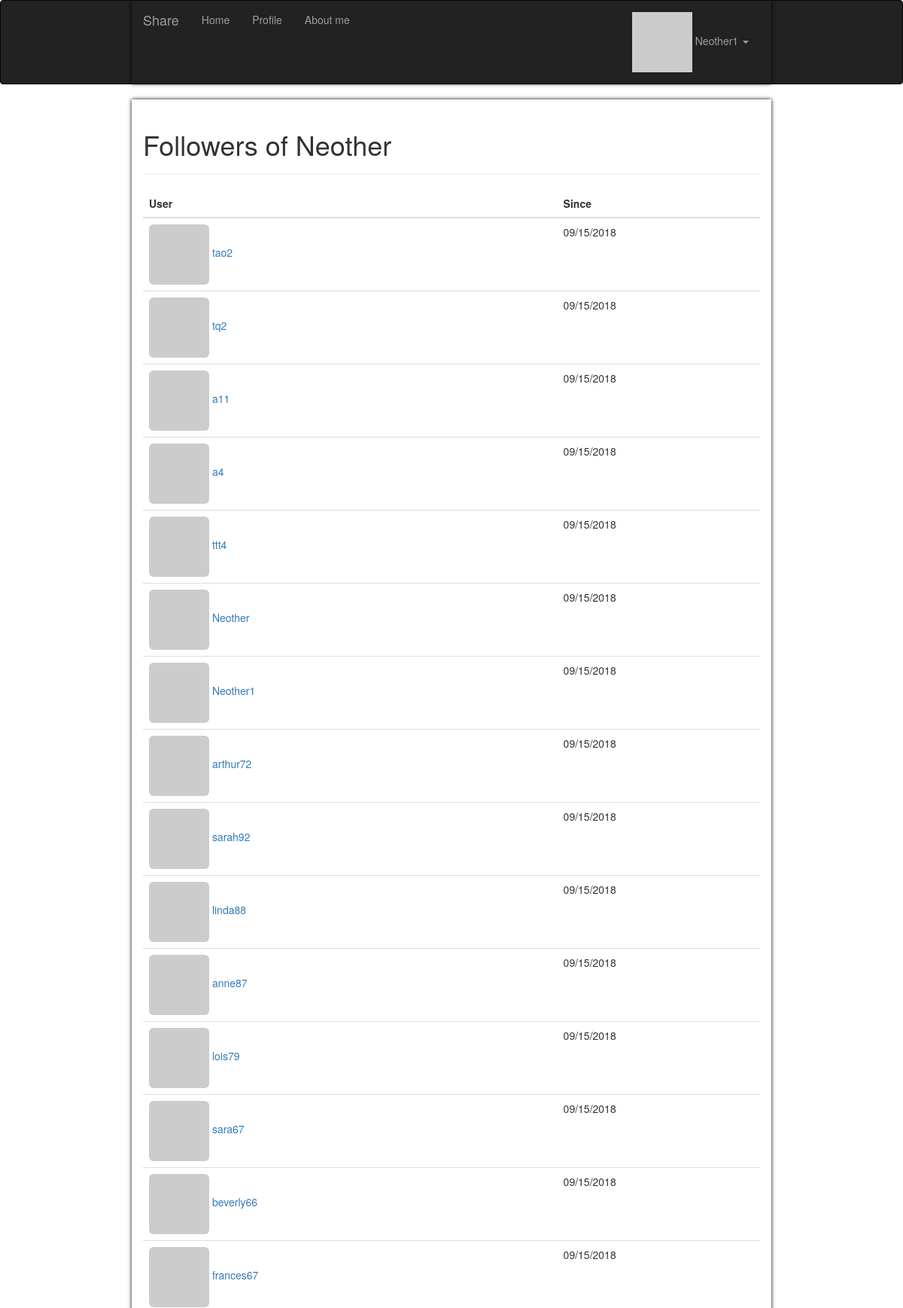
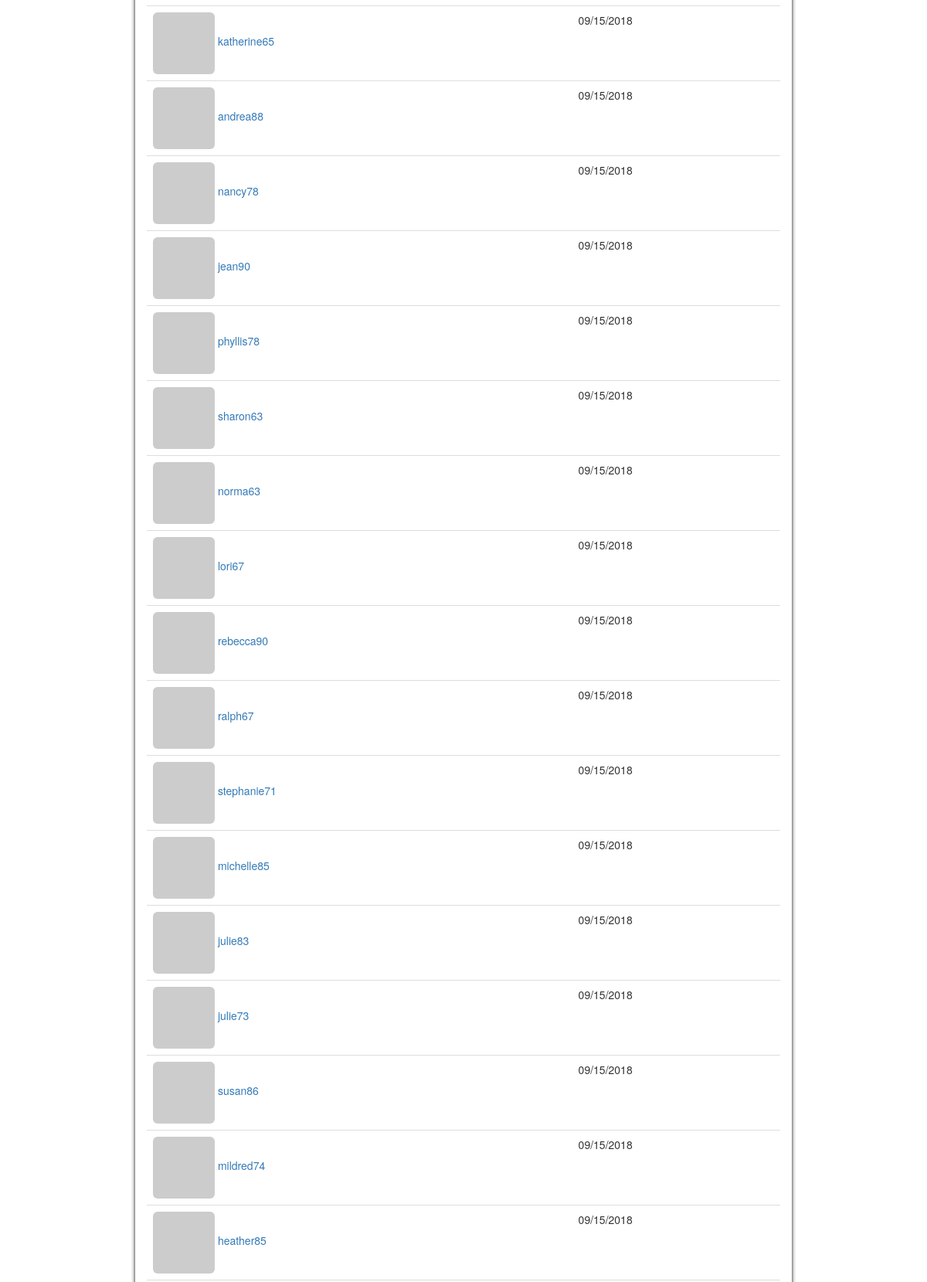
Screenshot of /followers/Neother (signed in, upper part) with the database file from the repository (2 pictures, top to bottom).
### app/models.py (models this page shows, shortened)
class User(UserMixin, db.Model):
    __tablename__ = 'users'
    id = db.Column(db.Integer, primary_key=True)
    email = db.Column(db.String(64), unique=True, index=True)
    username = db.Column(db.String(64), unique=True, index=True)
    password_hash = db.Column(db.String(128))
    role_id = db.Column(db.Integer, db.ForeignKey('roles.id'))
    confirmed = db.Column(db.Boolean, default=False)
    showaboutme = db.Column(db.Boolean, default=False)
    location = db.Column(db.String(64))
    about_me = db.Column(db.Text())
    member_since = db.Column(db.DateTime(), default=datetime.utcnow)
    last_seen = db.Column(db.DateTime(), default=datetime.utcnow)
    avatar_hash = db.Column(db.String(32))
    posts = db.relationship('Post', backref='author',
                            lazy='dynamic', cascade='all, delete-orphan')
    comments = db.relationship('Comment', backref='author', lazy='dynamic')
    followed = db.relationship('Follow', foreign_keys=[Follow.follower_id], backref=db.backref(
        'follower', lazy='joined'), lazy='dynamic', cascade='all, delete-orphan')
    followers = db.relationship('Follow', foreign_keys=[Follow.followed_id], backref=db.backref(
        'followed', lazy='joined'), lazy='dynamic', cascade='all, delete-orphan')
    @property
    def password(self):
        raise AttributeError('password is not a readable attribute')
    @login_manager.user_loader
    def load_user(user_id):
        return User.query.get(int(user_id))
    def can(self, perm):
        return self.role is not None and self.role.has_permission(perm)
    def is_administrator(self):
        return self.can(Permission.ADMIN)
    def ping(self):
        self.last_seen = datetime.utcnow()
        db.session.add(self)
    def gravatar_hash(self):
        return hashlib.md5(self.email.lower().encode('utf-8')).hexdigest()
    def gravatar(self, size=100, default='identicon', rating='g'):
        url = 'https://secure.gravatar.com/avatar'
        hash = self.avatar_hash or self.gravatar_hash()
        return '{url}/{hash}?s={size}&d={default}&r={rating}'.format(
            url=url, hash=hash, size=size, default=default, rating=rating)

class Follow(db.Model):
    __tablename__ = 'follows'
    follower_id = db.Column(
        db.Integer, db.ForeignKey('users.id'), primary_key=True)
    followed_id = db.Column(
        db.Integer, db.ForeignKey('users.id'), primary_key=True)
    timestamp = db.Column(db.DateTime, default=datetime.utcnow)

### app/main/views.py (the view)
@main.route('/followers/<username>')
@login_required
def followers(username):
    user = User.query.filter_by(username=username).first()
    follows = user.followers
    return render_template('followers.html', user=user, title="Followers of", follows=follows)

### app/auth/views.py (called while the page is built)
@auth.before_app_request
def before_request():
    if current_user.is_authenticated:
        current_user.ping()
        if not current_user.confirmed \
                and request.blueprint != 'auth' \
                and request.endpoint != 'static':
            return redirect(url_for('auth.unconfirmed'))

### app/main/__init__.py (called while the page is built)
@main.app_context_processor
def inject_permissions():
    return dict(Permission=Permission)

### app/models.py (called while the page is built)
    def has_permission(self, perm):
        return self.permissions & perm == perm

### app/templates/followers.html (shortened to what this page needs)
{% extends "base.html" %}
{% import "_macros.html" as macros %}
{% block page_content %}
<div class="page-header">
    <h1>{{ title }} {{ user.username }}</h1>
</div>
<table class="table table-hover followers">
    <thead><tr><th>User</th><th>Since</th></tr></thead>
    {% for follow in follows %}
    <tr>
        <td>
            <a href="{{ url_for('.user', username = follow.follower.username) }}">
                <img class="img-rounded" src="{{ follow.follower.gravatar(size=32) }}">
                {{ follow.follower.username }}
            </a>
        </td>
        <td>{{ moment(follow.timestamp).format('L') }}</td>
    </tr>
    {% endfor %}
</table>
{% endblock %}

### app/templates/base.html (shortened to what this page needs)
{% extends "bootstrap/base.html" %}
{% block head %}
    {{ super() }}
    <link rel="stylesheet" type="text/css" href="{{ url_for('static', filename='styles.css') }}">
{% endblock %}
{% block navbar %}
    <div class="navbar navbar-inverse" role="navigation">
        <div class="container">
            <div class="navbar-header">
                <a class="navbar-brand" href="{{ url_for('main.index') }}">Share</a>
            </div>
            <div class="navbar-collapse collapse">
                <ul class="nav navbar-nav">
                    <li><a href="{{ url_for('main.index') }}">Home</a></li>
                    {% if current_user.is_authenticated %}
                        <li><a href="{{ url_for('main.user', username=current_user.username) }}">Profile</a></li>
                    {% endif %}
                    <li><a href="{{ url_for('main.aboutme') }}">About me</a></li>
                </ul>
                <ul class="nav navbar-nav navbar-right">
                    {% if current_user.is_authenticated %}
                        <li class="dropdown">
                            <a href="#" class="dropdown-toggle" data-toggle="dropdown">
                                <img src="{{ current_user.gravatar(size=18) }}">
                                {{current_user.username}} <b class="caret"></b>
                            </a>
                        </li>
                    {% else %}
                        <li><a href="{{ url_for('auth.login') }}">Log In</a></li>
                    {% endif %}
                </ul>
            </div>
        </div>
    </div>
{% endblock %}
{% block content %}
    <div class="container">
        {% block page_content %}{% endblock %}
    </div>
{% endblock %}

### app/static/styles.css (style rules this page uses)
.table.followers tr { border-bottom: 1px solid #e0e0e0; }
.container { padding-right: 15px; padding-left: 15px; margin-right: auto; margin-left: auto; box-shadow: black 0px 0px 5px; }
@media (min-width: 768px) { .container { width: 750px; } }
@media (min-width: 848px) { .container { width: 770px; } }
@media (min-width: 1200px) { .container { width: 850px; } }

### rows the page displays
User: username "Neother1"
User: username "Neother"
Follow: follower.username "tao2", timestamp "09/15/2018"
Follow: follower.username "tq2", timestamp "09/15/2018"
Follow: follower.username "a11", timestamp "09/15/2018"
Follow: follower.username "a4", timestamp "09/15/2018"
Follow: follower.username "ttt4", timestamp "09/15/2018"
Follow: follower.username "Neother", timestamp "09/15/2018"
Follow: follower.username "Neother1", timestamp "09/15/2018"
Follow: follower.username "arthur72", timestamp "09/15/2018"
Follow: follower.username "sarah92", timestamp "09/15/2018"
Follow: follower.username "linda88", timestamp "09/15/2018"
Follow: follower.username "anne87", timestamp "09/15/2018"
Follow: follower.username "lois79", timestamp "09/15/2018"
Follow: follower.username "sara67", timestamp "09/15/2018"
Follow: follower.username "beverly66", timestamp "09/15/2018"
Follow: follower.username "frances67", timestamp "09/15/2018"
Follow: follower.username "katherine65", timestamp "09/15/2018"
Follow: follower.username "andrea88", timestamp "09/15/2018"
Follow: follower.username "nancy78", timestamp "09/15/2018"
Follow: follower.username "jean90", timestamp "09/15/2018"
Follow: follower.username "phyllis78", timestamp "09/15/2018"
Follow: follower.username "sharon63", timestamp "09/15/2018"
Follow: follower.username "norma63", timestamp "09/15/2018"
Follow: follower.username "lori67", timestamp "09/15/2018"
Follow: follower.username "rebecca90", timestamp "09/15/2018"
Follow: follower.username "ralph67", timestamp "09/15/2018"
Follow: follower.username "stephanie71", timestamp "09/15/2018"
Follow: follower.username "michelle85", timestamp "09/15/2018"
Follow: follower.username "julie83", timestamp "09/15/2018"
Follow: follower.username "julie73", timestamp "09/15/2018"
Follow: follower.username "susan86", timestamp "09/15/2018"
Follow: follower.username "mildred74", timestamp "09/15/2018"
Follow: follower.username "heather85", timestamp "09/15/2018"

### other values shown
{{ title }} "Followers of"
